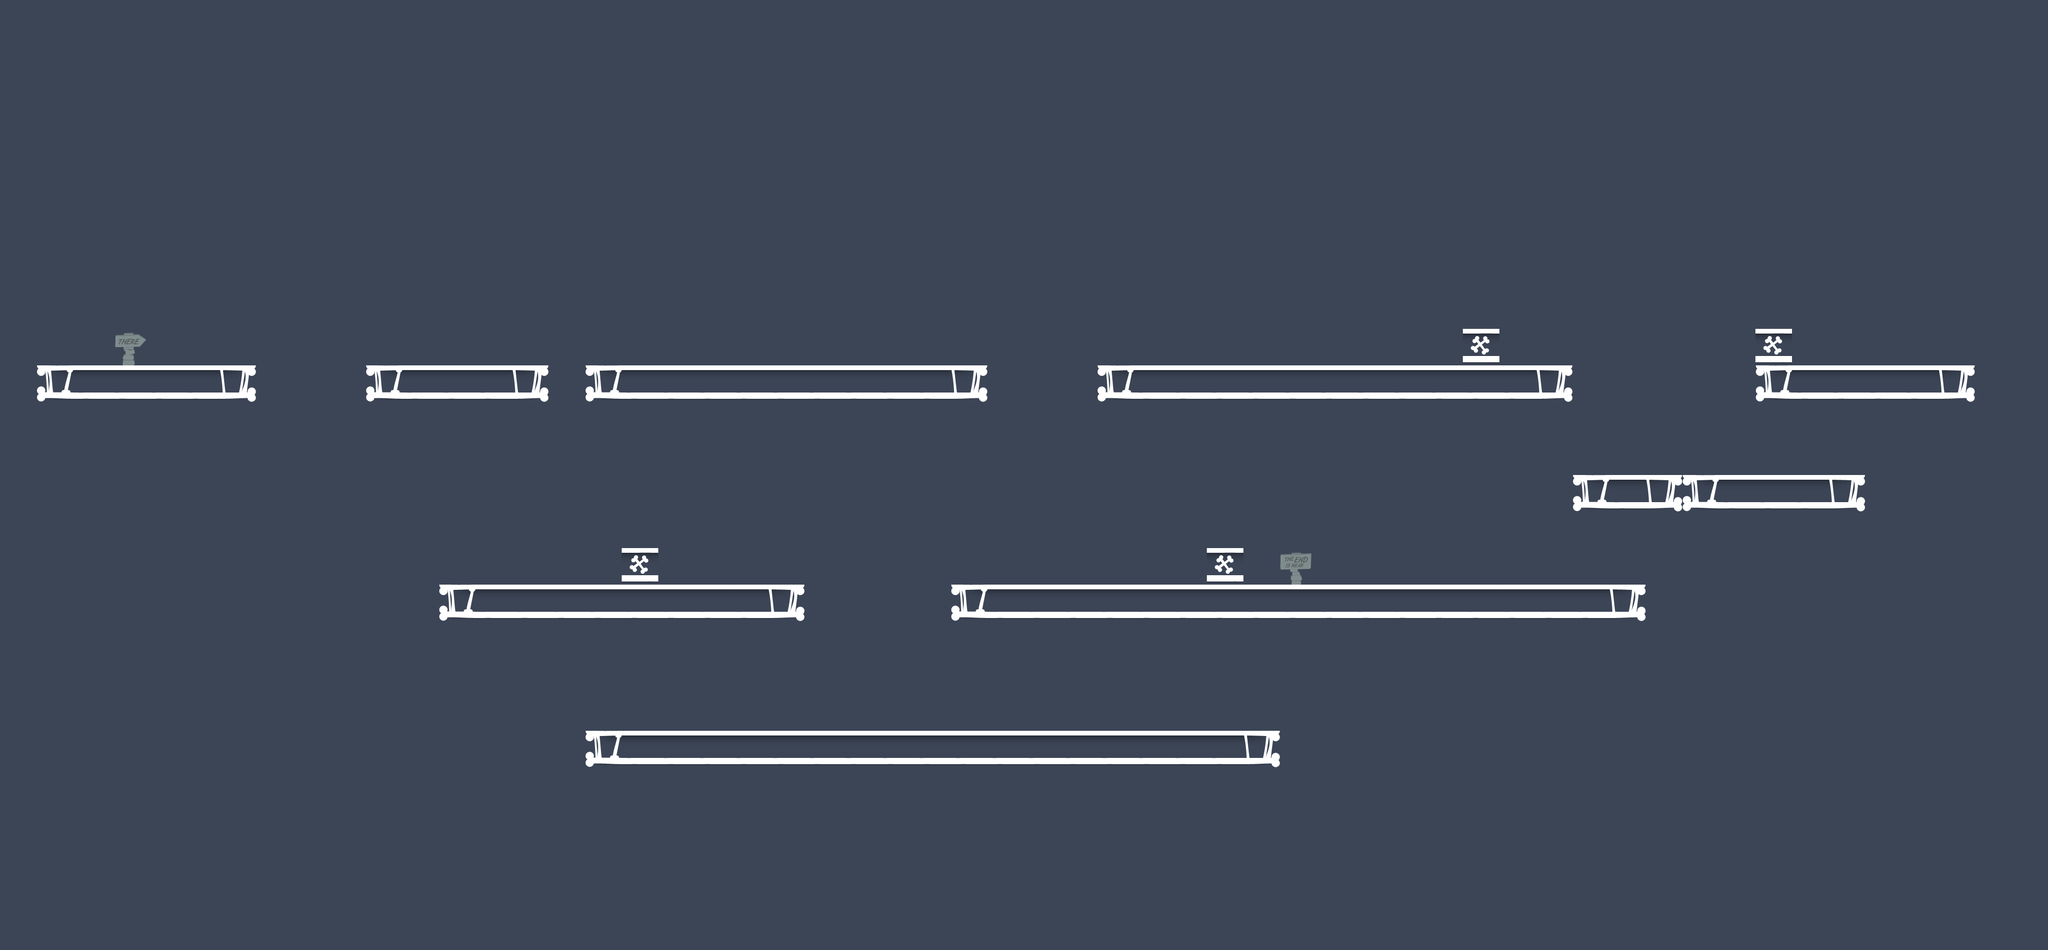

Below is a game level as drawn by its tile map, then a one-line description and the .tmx that defines it (tile-layer data replaced by summaries):
An orthogonal 56x26 tile map with 70x70 px tiles, 2 tile layers (collision, foreground) and 27 objects (15x enemy, 11x items, player).

<map version="1.0" orientation="orthogonal" width="56" height="26" tilewidth="70" tileheight="70" backgroundcolor="#3c4556">
 <tileset firstgid="1" name="map_tiles_70" tilewidth="70" tileheight="70">
  <image source="map_tiles_70.png" width="560" height="140" />
  <tile id="0" />
  <tile id="1" />
  <tile id="2" />
  <tile id="3" />
 </tileset>
 <objectgroup color="#ffff00" name="items" width="56" height="26">
  <object name="gun" type="items" x="805" y="595" width="70" height="70">
   <properties>
    <property name="bullets" value="5" />
   </properties>
  </object>
  <object name="gun" type="items" x="1225" y="595" width="70" height="70">
   <properties>
    <property name="bullets" value="5" />
   </properties>
  </object>
  <object name="health" type="items" x="2485" y="595" width="70" height="70" />
  <object name="key" type="items" x="2625" y="595" width="70" height="70" />
  <object name="health" type="items" x="2065" y="1015" width="70" height="70" />
  <object name="gun" type="items" x="1925" y="1015" width="70" height="70">
   <properties>
    <property name="bullets" value="4" />
   </properties>
  </object>
  <object name="health" type="items" x="1365" y="1295" width="70" height="70" />
  <object name="gun" type="items" x="1925" y="1295" width="70" height="70">
   <properties>
    <property name="bullets" value="4" />
   </properties>
  </object>
  <object name="gun" type="items" x="3605" y="595" width="70" height="70">
   <properties>
    <property name="bullets" value="3" />
   </properties>
  </object>
  <object name="exit_sign" type="items" x="2975" y="1015" width="70" height="70" />
  <object name="door" type="items" x="3045" y="1015" width="70" height="70" />
 </objectgroup>
 <objectgroup color="#00aa00" name="player" width="56" height="26">
  <object name="player" type="player" x="210" y="560" width="70" height="140" />
 </objectgroup>
 <objectgroup color="#ff0000" name="enemies" width="56" height="26">
  <object name="zombie" type="enemy" x="805" y="560" width="70" height="140">
   <properties>
    <property name="archetype" value="walker" />
   </properties>
  </object>
  <object name="zombie" type="enemy" x="1365" y="560" width="70" height="140">
   <properties>
    <property name="archetype" value="walker" />
   </properties>
  </object>
  <object name="zombie" type="enemy" x="1645" y="560" width="70" height="140">
   <properties>
    <property name="archetype" value="runner" />
    <property name="startLeft" value="true" />
   </properties>
  </object>
  <object name="zombie" type="enemy" x="2275" y="560" width="70" height="140">
   <properties>
    <property name="archetype" value="walker" />
   </properties>
  </object>
  <object name="zombie" type="enemy" x="2625" y="560" width="70" height="140">
   <properties>
    <property name="archetype" value="walker" />
    <property name="startLeft" value="true" />
   </properties>
  </object>
  <object name="zombie" type="enemy" x="1015" y="980" width="70" height="140">
   <properties>
    <property name="archetype" value="walker" />
   </properties>
  </object>
  <object name="zombie" type="enemy" x="1225" y="980" width="70" height="140">
   <properties>
    <property name="archetype" value="walker" />
    <property name="startLeft" value="true" />
   </properties>
  </object>
  <object name="zombie" type="enemy" x="1435" y="980" width="70" height="140">
   <properties>
    <property name="archetype" value="runner" />
   </properties>
  </object>
  <object name="zombie" type="enemy" x="1995" y="980" width="70" height="140">
   <properties>
    <property name="archetype" value="runner" />
    <property name="startLeft" value="true" />
   </properties>
  </object>
  <object name="zombie" type="enemy" x="2275" y="980" width="70" height="140">
   <properties>
    <property name="archetype" value="walker" />
   </properties>
  </object>
  <object name="zombie" type="enemy" x="2555" y="980" width="70" height="140">
   <properties>
    <property name="archetype" value="walker" />
    <property name="startLeft" value="true" />
   </properties>
  </object>
  <object name="zombie" type="enemy" x="2905" y="980" width="70" height="140">
   <properties>
    <property name="archetype" value="brute" />
   </properties>
  </object>
  <object name="zombie" type="enemy" x="1365" y="1260" width="70" height="140">
   <properties>
    <property name="archetype" value="walker" />
   </properties>
  </object>
  <object name="zombie" type="enemy" x="1925" y="1260" width="70" height="140">
   <properties>
    <property name="archetype" value="walker" />
    <property name="startLeft" value="true" />
   </properties>
  </object>
  <object name="zombie" type="enemy" x="3535" y="560" width="70" height="140">
   <properties>
    <property name="archetype" value="spitter" />
   </properties>
  </object>
 </objectgroup>
 <layer name="collision" width="56" height="26">
  <data>[1456 cells, 97 non-empty, 3 distinct tile ids]</data>
 </layer>
 <layer name="foreground" width="56" height="26">
  <data>[1456 cells, 6 non-empty, 3 distinct tile ids]</data>
 </layer>
</map>
